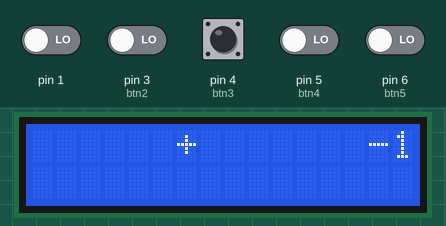
Simulated run of this sketch. Board: Arduino Uno, built with avr-gcc and run on an emulated ATmega328P. On the bench: 16×2 character LCD. The inputs (shaded band) are chosen by the test bench; at power-on: pin 1, pin 3 (btn2), pin 4 (btn3), pin 5 (btn4), pin 6 (btn5) LOW. Random numbers use the default seed unless the sketch sets one.

Above: at 2.6 s.
2.7 s: pin 1 driven HIGH and pin 3 (btn2) driven HIGH and pin 5 (btn4) driven HIGH and pin 6 (btn5) driven HIGH
At 4.1 s:
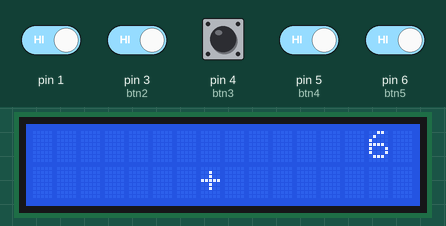
5.7 s: pin 6 (btn5) driven LOW
At 6.9 s:
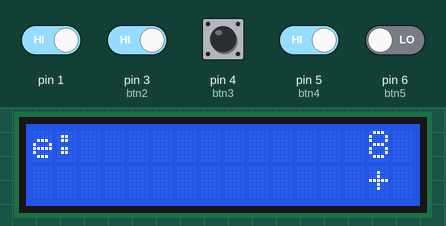
8.7 s: pin 5 (btn4) driven LOW
At 10.4 s:
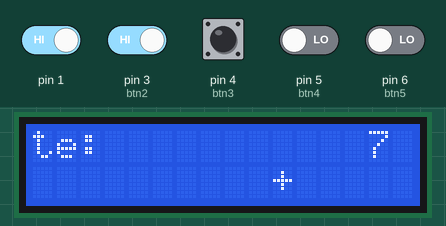
11.7 s: pin 5 (btn4) driven HIGH
At 12.2 s:
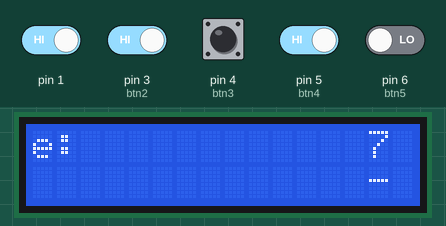
14.7 s: pin 3 (btn2) driven LOW
At 16.1 s:
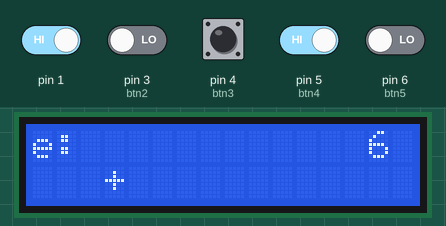
17.7 s: pin 1 driven LOW
At 23.6 s:
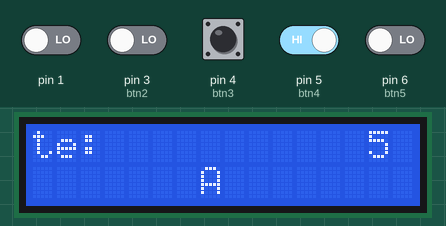
Timing chart, 0 to 25.1 s (numbered marks = the images above; inputs shaded):
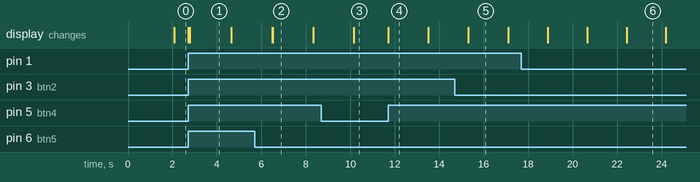

The sketch:

GiocoArduino.ino
```cpp
#include <LiquidCrystal.h>

LiquidCrystal lcd(8, 9, 10, 11, 12, 13 );
int btn1 = 2;
int btn2 = 3;
int btn3 = 4;
int btn4 = 5;
int btn5 = 6;
int vita = 5;
int punteggio = 0; //punteggio che mi definisce il record
int posProx = 0;
int vitaM = 0;   //se premuto aumenta di uno la vita
int vitaP = 0;    //se premuto decrementa di uno la vita
int posPrec = 0;   //mi dice dove c'è appena stato un simbolo
int tempo = 2000;     //tempo tra un simbolo e un altro
int PosizioneLcd[] = {0,3,7,10,14};
String punto = "p";
String VitaP = "+";
String VitaM = "-";


void setup()
{
  pinMode(btn1,INPUT);
  pinMode(btn2,INPUT);
  pinMode(btn3,INPUT);
  pinMode(btn4,INPUT);
  pinMode(btn5,INPUT);
  lcd.begin(16, 2);
}

void loop()
{
  //se ho ancora vite continuo con un nuovo round
  int Pulsanti []= {btn1,btn2,btn3,btn4,btn5};
  if(vita>0)
  {
    while(posProx == posPrec)
    {
      posProx = random(1,6);
    }
    lcd.setCursor(PosizioneLcd[posProx],1);
    lcd.print("A");
    stampo(vita, punteggio);
    if(Gioco(posProx,Pulsanti,punto,tempo))
    {
      punteggio++;
    }
    else
    {
      punteggio--;
    }
    lcd.clear();
    posPrec = posProx;

    tempo-=10;
    while(posProx == posPrec)
    {
      posProx = random(1,6);
    }
    lcd.setCursor(PosizioneLcd[posProx],1);
    lcd.print("+");
    stampo(vita, punteggio);
    if(Gioco(posProx,Pulsanti,VitaP,tempo))
    {
      vita++;
    }
    lcd.clear();
    posPrec = posProx;

    tempo-=10;
    while(posProx == posPrec)
    {
      posProx = random(1,6);
    }
    lcd.setCursor(PosizioneLcd[posProx],1);
    lcd.print("-");
    stampo(vita, punteggio);
    if(Gioco(posProx,Pulsanti,VitaM,tempo))
    {
      vita--;
    }
    lcd.clear();
    posPrec = posProx;
  }
  else
  {
    //il gioco è finito
  }
}

void stampo(int vita, int punteggio)
{
    lcd.setCursor(0,0);
    lcd.print("vite: "+vita);
    lcd.setCursor(14,0);
    lcd.print(punteggio);
}

bool Gioco(int Posizione, int Pulsanti[] , String Testo, int Tempo)
{
  int cont = 0;
  while(cont<tempo)
  {
    if(digitalRead(Pulsanti[Posizione])==HIGH)
    {
      return true;
    }
    cont++;
    delay(1);
  }
  return false;
}
```

Measured:
- what the display in image 1 shows lasts 1.8 s, from 2.8 s to 4.6 s
- what the display in image 2 shows lasts 1.8 s, from 6.5 s to 8.3 s
